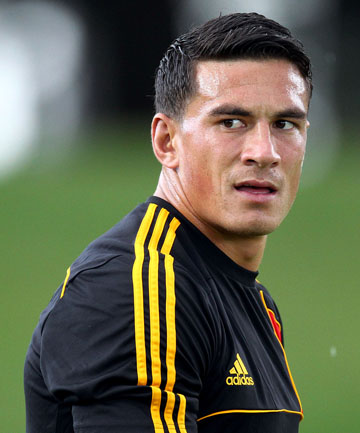
#> input picture facerecognition/haar/sbw.jpg, 360 x 433 px
$ python static_haar.py
#> lines starting #> are read from the running program, lines starting #| are printed output that depends on the picture; after the words box and inside, x2 and y2 are one past the last pixel; in counts of white or black regions, pixels touching at a corner belong together
import numpy as np
import cv2
#
face_cascade = cv2.CascadeClassifier('haarcascade_frontalface_default.xml')
eye_cascade = cv2.CascadeClassifier('haarcascade_eye.xml')
# print(face_cascade)
img = cv2.imread('sbw.jpg')
#> img is the input picture: shape (433, 360, 3); mean B, G, R 76, 99, 95.9
gray = cv2.cvtColor(img, cv2.COLOR_BGR2GRAY)
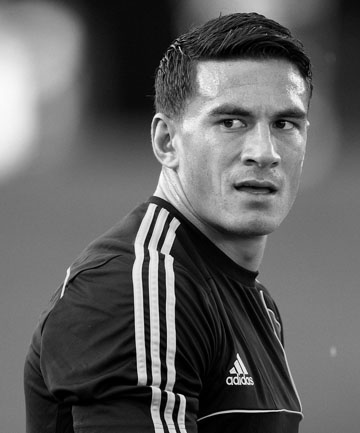
#> gray: shape (433, 360); min 0, max 254, mean 95.5
faces = face_cascade.detectMultiScale(gray, 1.3, 5)
#> faces = [[163, 52, 177, 177]]
for (x,y,w,h) in faces:
    cv2.rectangle(img,(x,y),(x+w,y+h),(255,0,0),2)
    roi_gray = gray[y:y+h, x:x+w]
    roi_color = img[y:y+h, x:x+w]
    eyes = eye_cascade.detectMultiScale(roi_gray)
    for (ex,ey,ew,eh) in eyes:
        cv2.rectangle(roi_color,(ex,ey),(ex+ew,ey+eh),(0,255,0),2)
#> this loop made 1 pass
#> (x, y, w, h, eyes) on pass 1: (163, 52, 177, 177, [[104, 54, 36, 36], [47, 49, 43, 43]])
#> pass 1, `roi_gray = gray[y:y+h, x:x+w]`:
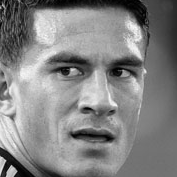
#> roi_gray: shape (177, 177); min 0, max 250, mean 131.2
#> pass 1, `roi_color = img[y:y+h, x:x+w]`:
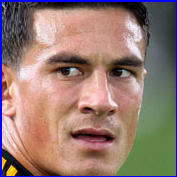
#> roi_color: shape (177, 177, 3); mean B, G, R 114.2, 122.8, 148.3
#> after the loop:
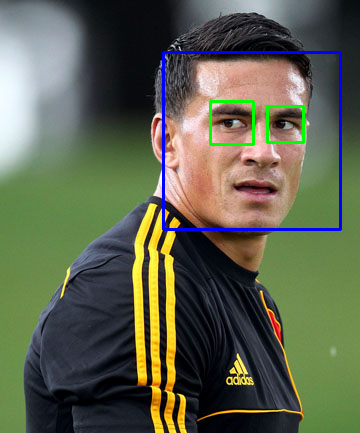
#> img: shape (433, 360, 3); 1.96% of pixels changed, all inside (x1, y1, x2, y2) = (162, 51, 342, 231)
#> after the loop:
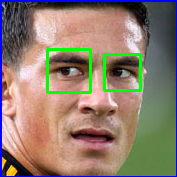
#> roi_color: shape (177, 177, 3); 3% of pixels changed, all inside (x1, y1, x2, y2) = (46, 48, 142, 94)


cv2.imshow('img',img)
cv2.waitKey(0)
cv2.destroyAllWindows()

$ run again, with facerecognition/haar/abz.jpg copied over facerecognition/haar/sbw.jpg
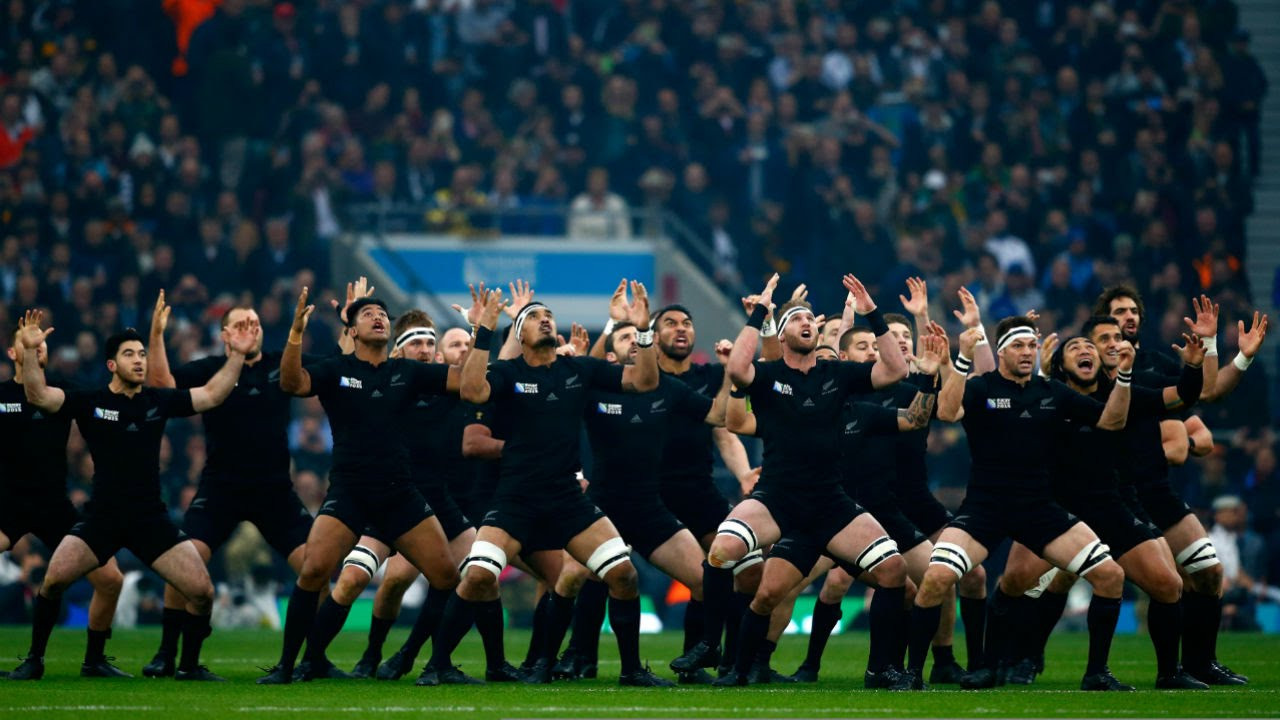
#> input picture facerecognition/haar/abz.jpg, 1280 x 720 px
#> img is the input picture: shape (720, 1280, 3); mean B, G, R 48.2, 50.4, 36.4
#> `gray = cv2.cvtColor(img, cv2.COLOR_BGR2GRAY)`:
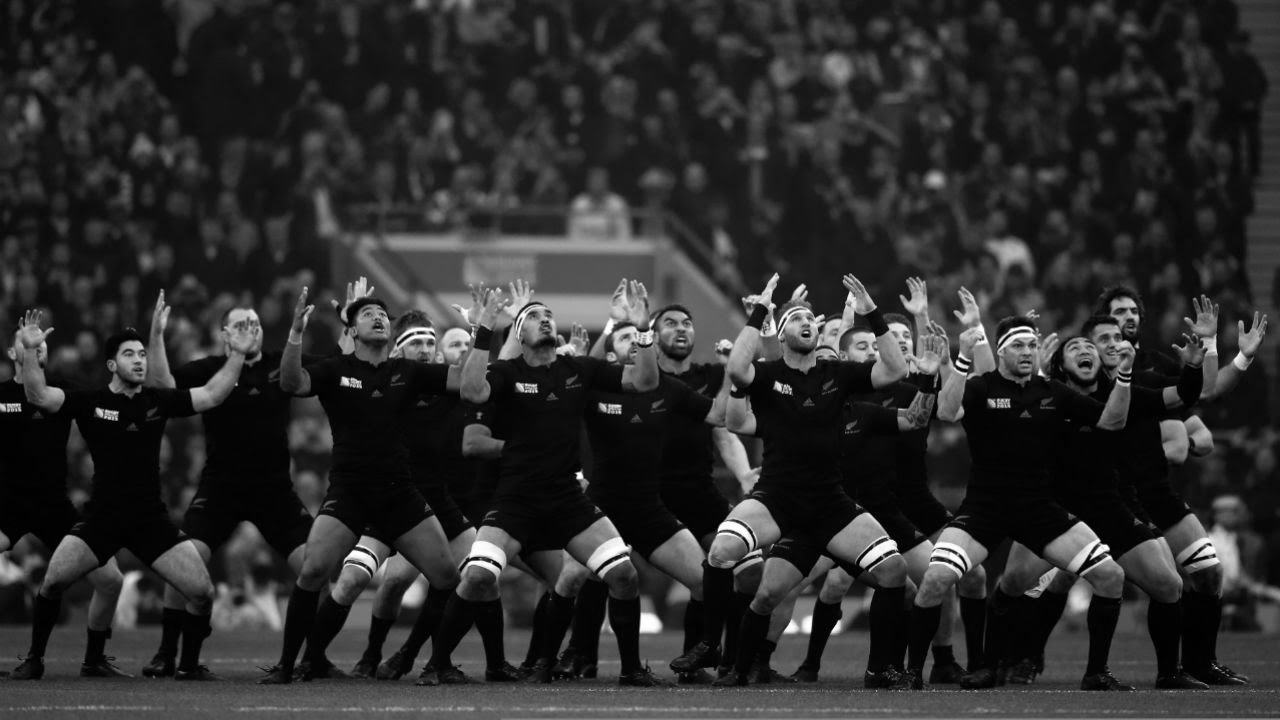
#> gray: shape (720, 1280); min 0, max 255, mean 46
#> faces = [[658, 306, 45, 45], [779, 297, 51, 51], [1002, 325, 50, 50], [112, 334, 49, 49]]
#> the loop `for (x,y,w,h) in faces:` made 4 passes
#> after the loop `for (x,y,w,h) in faces:`:
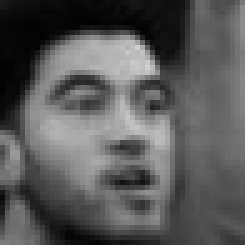
#> roi_gray: shape (49, 49) (shown 5 times larger); min 1, max 208, mean 88.6

$ run again, with facerecognition/haar/family.jpg copied over facerecognition/haar/sbw.jpg
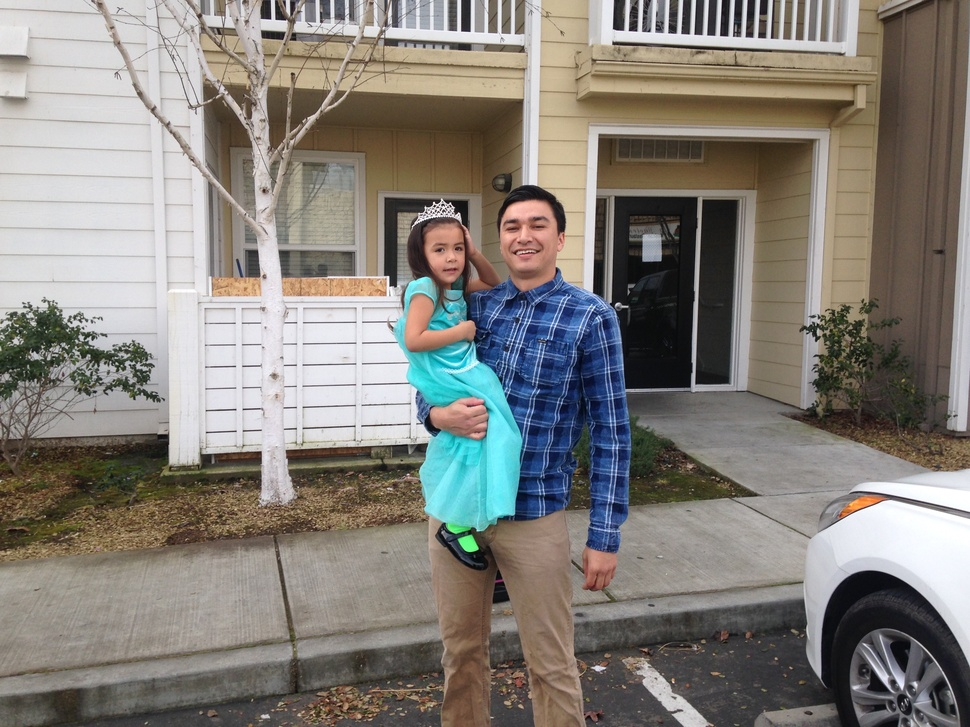
#> input picture facerecognition/haar/family.jpg, 970 x 727 px, shrunk from 3264 x 2448 before the run
#> img is the input picture: shape (727, 970, 3); mean B, G, R 121.8, 128.2, 132.4
#> faces = [[489, 198, 73, 73], [421, 225, 59, 59]]
#> the loop `for (x,y,w,h) in faces:` made 2 passes
#> (x, y, w, h, eyes) on passes 1 to 2: (489, 198, 73, 73, [[12, 16, 22, 22]]), (421, 225, 59, 59, [[9, 13, 21, 21]])
#> pass 1, `roi_color = img[y:y+h, x:x+w]`:
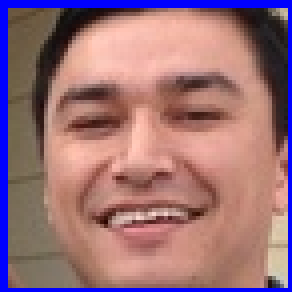
#> roi_color: shape (73, 73, 3) (shown 4 times larger); mean B, G, R 121, 112.9, 154.2
#> after the loop `for (x,y,w,h) in faces:`:
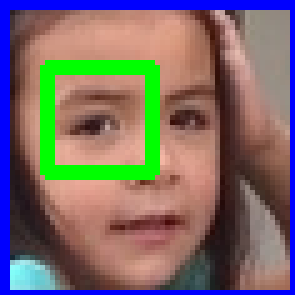
#> roi_color: shape (59, 59, 3) (shown 5 times larger); mean B, G, R 105.3, 107.5, 121.5
